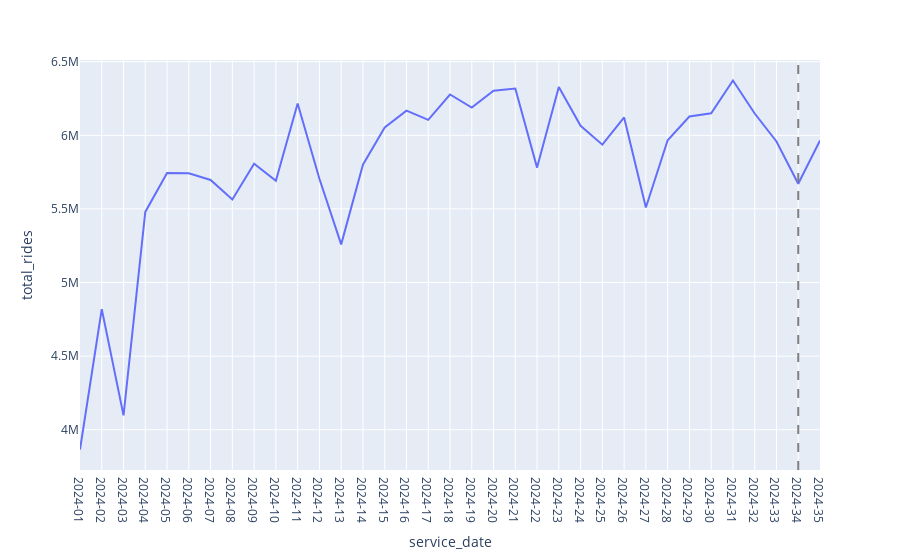

Notebook cell for this chart:
### Code cell
cta_rides = soda_get_all(TOTAL_RIDERSHIP_TABLE, 
             has_header=True,
             select="service_date, total_rides", 
             where="service_date between '2024-01-01T00:00:00' and '2024-12-31T00:00:00'")
cta_weekly = cta_rides.pipe(agg_weekly, 'service_date', [], {'total_rides':'sum'})
fig = px.line(cta_weekly, x='service_date', y='total_rides')
fig.add_vline(x=DNC_ISO_WEEK, line_dash="dash", line_color="gray")
fig.update_layout(xaxis=dict(type='category'))
fig.show()

### Figure 1 — Plotly figure (JSON) as saved in the notebook; plotly's stock layout.template omitted (floating-point values rounded to 4 significant figures)
{"data": [{"hovertemplate": "service_date=%{x}<br>total_rides=%{y}<extra></extra>", "legendgroup": "", "line": {"color": "#636efa", "dash": "solid"}, "marker": {"symbol": "circle"}, "mode": "lines", "name": "", "orientation": "v", "showlegend": false, "type": "scatter", "x": ["2024-01", "2024-02", "2024-03", "2024-04", "2024-05", "2024-06", "2024-07", "2024-08", "2024-09", "2024-10", "2024-11", "2024-12", "2024-13", "2024-14", "2024-15", "2024-16", "2024-17", "2024-18", "2024-19", "2024-20", "2024-21", "2024-22", "2024-23", "2024-24", "2024-25", "2024-26", "2024-27", "2024-28", "2024-29", "2024-30", "2024-31", "2024-32", "2024-33", "2024-34", "2024-35"], "xaxis": "x", "y": [3865549, 4819104, 4097553, 5479513, 5743622, 5742722, 5696812, 5564186, 5807104, 5690993, 6215810, 5704642, 5258992, 5800357, 6052766, 6167809, 6104930, 6277083, 6188309, 6303400, 6317347, 5780474, 6328414, 6064550, 5936238, 6121355, 5509128, 5966411, 6127564, 6149247, 6372243, 6148046, 5958152, 5670432, 5964712], "yaxis": "y"}], "layout": {"legend": {"tracegroupgap": 0}, "margin": {"t": 60}, "shapes": [{"line": {"color": "gray", "dash": "dash"}, "type": "line", "x0": "2024-34", "x1": "2024-34", "xref": "x", "y0": 0, "y1": 1, "yref": "y domain"}], "xaxis": {"anchor": "y", "domain": [0, 1], "title": {"text": "service_date"}, "type": "category"}, "yaxis": {"anchor": "x", "domain": [0, 1], "title": {"text": "total_rides"}}}}
